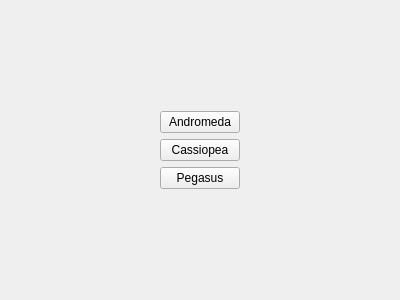
<?xml version="1.0" encoding="UTF-8"?>
<ui version="4.0">
 <class>ZonePlacementPage</class>
 <widget class="QWizardPage" name="ZonePlacementPage">
  <property name="geometry">
   <rect>
    <x>0</x>
    <y>0</y>
    <width>400</width>
    <height>300</height>
   </rect>
  </property>
  <property name="windowTitle">
   <string>WizardPage</string>
  </property>
  <layout class="QGridLayout" name="gridLayout">
   <item row="3" column="1">
    <widget class="QPushButton" name="pbPegasus">
     <property name="text">
      <string>Pegasus</string>
     </property>
    </widget>
   </item>
   <item row="2" column="1">
    <widget class="QPushButton" name="pbCassiopea">
     <property name="text">
      <string>Cassiopea</string>
     </property>
    </widget>
   </item>
   <item row="1" column="1">
    <widget class="QPushButton" name="pbAndromeda">
     <property name="text">
      <string>Andromeda</string>
     </property>
    </widget>
   </item>
   <item row="1" column="0">
    <spacer name="horizontalSpacer">
     <property name="orientation">
      <enum>Qt::Horizontal</enum>
     </property>
     <property name="sizeHint" stdset="0">
      <size>
       <width>40</width>
       <height>20</height>
      </size>
     </property>
    </spacer>
   </item>
   <item row="0" column="1">
    <spacer name="verticalSpacer">
     <property name="orientation">
      <enum>Qt::Vertical</enum>
     </property>
     <property name="sizeHint" stdset="0">
      <size>
       <width>20</width>
       <height>40</height>
      </size>
     </property>
    </spacer>
   </item>
   <item row="1" column="2">
    <spacer name="horizontalSpacer_2">
     <property name="orientation">
      <enum>Qt::Horizontal</enum>
     </property>
     <property name="sizeHint" stdset="0">
      <size>
       <width>40</width>
       <height>20</height>
      </size>
     </property>
    </spacer>
   </item>
   <item row="4" column="1">
    <spacer name="verticalSpacer_2">
     <property name="orientation">
      <enum>Qt::Vertical</enum>
     </property>
     <property name="sizeHint" stdset="0">
      <size>
       <width>20</width>
       <height>40</height>
      </size>
     </property>
    </spacer>
   </item>
  </layout>
 </widget>
 <resources/>
 <connections/>
</ui>
